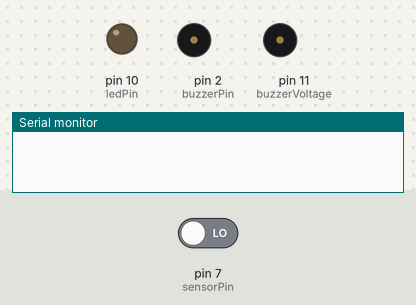
A sketch run on a simulated Arduino Uno, built with avr-gcc and run on an emulated ATmega328P. Shown: output pins drawn as LEDs (lit = HIGH), buzzer (waves = sounding, pin HIGH), the last lines printed to the serial monitor. The test bench sets the inputs (shaded band); at power-on: pin 7 (sensorPin) LOW.

Above: at 6.8 s.
6.9 s: pin 7 (sensorPin) driven HIGH
At 9.3 s:
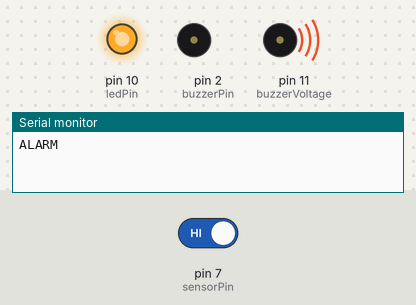
10.8 s: pin 7 (sensorPin) driven LOW
At 17.7 s:
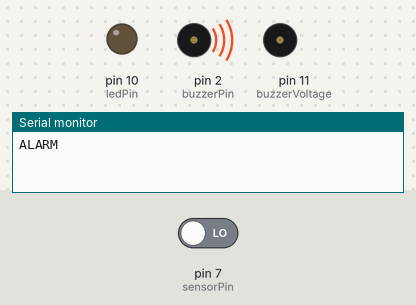
Timing chart, 0 to 19.2 s (numbered marks = the images above; inputs shaded):
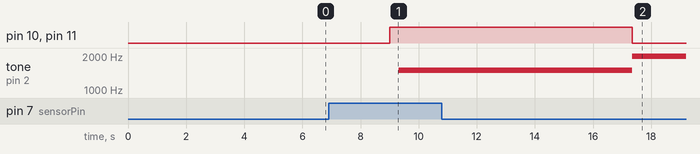

The sketch:

alarm_system.ino
```cpp
int buzzerPin = 2; // the number of the buzzer pin
int buzzerVoltage = 11;
int ledPin = 10; // the number of the led pin
int sensorPin = 7;
float sinVal; // Define a variable to save sine value
int toneVal; // Define a variable to save sound frequency

void setup() {
  pinMode(ledPin, OUTPUT); // Set ledPin to output mode
  pinMode(buzzerPin, OUTPUT); // Set Buzzer pin to output mode
  pinMode(sensorPin, INPUT);
  pinMode(buzzerVoltage, OUTPUT);

  Serial.begin(9600);
}

void loop() {
  if (digitalRead(sensorPin) == HIGH) {
    digitalWrite(buzzerVoltage, HIGH);
    digitalWrite(ledPin, HIGH);
    push_notification();
    for (int times = 0; times < 20; times++) {
      sound_alarm();
    }
    digitalWrite(buzzerVoltage, LOW);
  } else {
    digitalWrite(ledPin, LOW);
    delay(3000);
  }
}

void sound_alarm() {
  for (int x = 0; x < 360; x++) { // X from 0 degree->360 degree
   sinVal = sin(x * (PI / 180)); // Calculate the sine of x
   toneVal = 2000 + sinVal * 500; // Calculate sound frequency according to the sine of x
   tone(buzzerPin, toneVal); // Output sound frequency to buzzerPin
   delay(1);
   }
}

void push_notification() {
  // Print ALARM so that push notification API will be prompted
  Serial.println("ALARM");
}
```

Measured:
- after the input at 6.9 s, pin 10 (ledPin), pin 11 (buzzerVoltage): LOW → HIGH after 2.1 s; tone on pin 2 (buzzerPin): silent → 1500 Hz after 2.4 s
